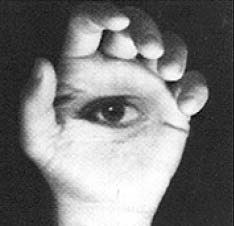
#> input picture blur/Original.bmp, 234 x 226 px
$ python main2.py
#> lines starting #> are read from the running program, lines starting #| are printed output that depends on the picture
import sys
import timeit
import numpy as np
import cv2

# Parâmetros ajustáveis
INPUT_IMAGE = 'Original.bmp'
NEGATIVO = False
TAMANHO_JANELAH = 3
TAMANHO_JANELAW = 13

def integral(img, rows, cols, channel):
    img_out = np.zeros_like(img)
    for row in range(rows):
        for col in range(cols):
            for c in range(channel):
                if row == 0 and col == 0:
                    img_out[row, col, c] = img[row, col, c]
                elif row == 0:
                    img_out[row, col, c] = img_out[row, col - 1, c] + img[row, col, c]
                elif col == 0:
                    img_out[row, col, c] = img_out[row - 1, col, c] + img[row, col, c]
                else:
                    img_out[row, col, c] = (
                        img_out[row, col - 1, c]
                        + img_out[row - 1, col, c]
                        - img_out[row - 1, col - 1, c]
                        + img[row, col, c]
                    )
    return img_out

def blur_integral(img, dimension):
    rows, cols, channel = dimension
    img_buffer = integral(img, rows, cols, channel)
    img_out = np.zeros_like(img)

    hT, wT = TAMANHO_JANELAH, TAMANHO_JANELAW
    i_ht, i_wt = int(hT / 2), int(wT / 2)

    for row in range(rows):
        for col in range(cols):
            for c in range(channel):
                # Definir limites da janela
                row_ini = max(0, row - i_ht)
                row_end = min(rows - 1, row + i_ht)
                col_ini = max(0, col - i_wt)
                col_end = min(cols - 1, col + i_wt)

                # Calcular a área da janela
                area = (row_end - row_ini + 1) * (col_end - col_ini + 1)

                # Somar os valores dentro da janela
                sum_value = img_buffer[row_end, col_end, c]
                if row_ini > 0:
                    sum_value -= img_buffer[row_ini - 1, col_end, c]
                if col_ini > 0:
                    sum_value -= img_buffer[row_end, col_ini - 1, c]
                if row_ini > 0 and col_ini > 0:
                    sum_value += img_buffer[row_ini - 1, col_ini - 1, c]

                # Calcular média e atribuir ao pixel de saída
                img_out[row, col, c] = sum_value / area
                # Diagnóstico: verificar somatório e média em algumas posições
                if (row == 0 and col == 0) or (row == rows - 1 and col == cols - 1):
                    print(f"Pixel ({row},{col},{c}): Suma={sum_value}, Área={area}, Média={img_out[row, col, c]}")

    return img_out

def main():
    img = cv2.imread(INPUT_IMAGE)
#> img is the input picture: shape (226, 234, 3); min 8, max 255, mean 123.3
    if img is None:
        print('Erro abrindo a imagem.\n')
        sys.exit()

    img = img.astype(np.float32) / 255
    if NEGATIVO:
        img = 1 - img

    cv2.imshow('01 - Original', img)
    cv2.imwrite('01 - Original.png', img * 255)

    start_time = timeit.default_timer()
    dimension = np.shape(img)
#> dimension = (226, 234, 3)

    # Aplica blur integral
    img_blur = blur_integral(img, dimension)
#> after the loop in integral, `for row in range(rows):`:
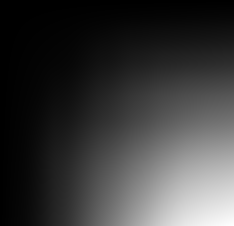
#> img_out: shape (226, 234, 3) float32; min 0.118, max 25560.8, mean 5839.9; drawn with min black and max white
#> after the loop in blur_integral, `for row in range(rows):`:
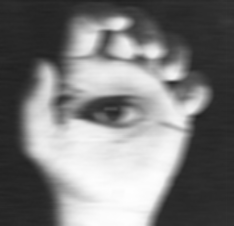
#> img_out: shape (226, 234, 3) float32; min 0.127, max 0.998, mean 0.483
    img_cv = cv2.blur(img, ksize=(TAMANHO_JANELAW, TAMANHO_JANELAH))

    print('Tempo: %f' % (timeit.default_timer() - start_time))

    # Subtrai e normaliza para ver diferenças absolutas
    img_diff = cv2.absdiff(img_blur, img_cv)
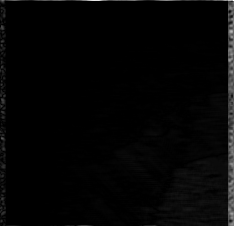
#> img_diff: shape (226, 234, 3) float32; min 0, max 0.0155, mean 0.000293; drawn with min black and max white
    img_norm = cv2.normalize(img_diff, None, alpha=0, beta=255, norm_type=cv2.NORM_MINMAX)

    # Exibe as imagens
    cv2.imshow('02 - Out', img_blur)
    cv2.imwrite('02 - Out.png', img_blur * 255)
    cv2.imshow('03 - Img Subtraida', img_diff)
    cv2.imwrite('03 - Img Subtraida.png', img_diff * 255)
    cv2.imshow('04 - Normalizada', img_norm / 255)
    cv2.imwrite('04 - Normalizada.png', img_norm)
    cv2.imshow('05 - CV Blur', img_cv)
    cv2.imwrite('05 - CV Blur.png', img_cv * 255)

    cv2.waitKey()
    cv2.destroyAllWindows()

if __name__ == '__main__':
    main()
